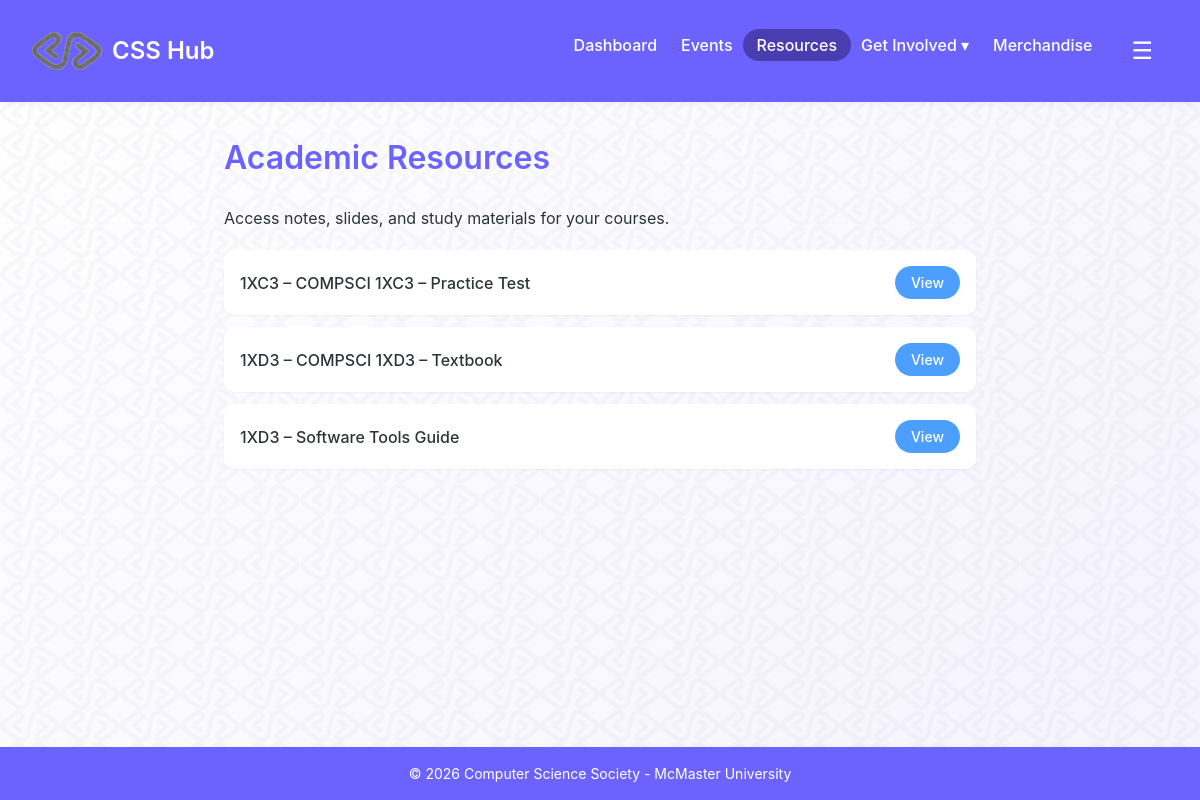
Screenshot of /css_hub/public/resources.php (signed in) with the database file from the repository.
### tables this page shows
CREATE TABLE
  `resources` (
    `resource_id` int (11) NOT NULL AUTO_INCREMENT,
    `resource_title` varchar(100) NOT NULL,
    `resource_type` varchar(50) DEFAULT NULL,
    `resource_description` text DEFAULT NULL,
    `file_link` varchar(255) DEFAULT NULL,
    `course_code` varchar(20) DEFAULT NULL,
    `upload_date` date DEFAULT NULL,
    PRIMARY KEY (`resource_id`)
  );

### css_hub/public/resources.php (the view, shortened to what this page needs)
<?php
require_once '../includes/db.php';
require_once '../includes/header.php';
$stmt = $pdo->query("SELECT resource_id, resource_title, course_code, file_link FROM resources ORDER BY course_code, resource_title");
$resources = $stmt->fetchAll(PDO::FETCH_ASSOC);
?>
<h1>Academic Resources</h1>
<p>Access notes, slides, and study materials for your courses.</p>
<ul class="resource-list" id="resource-list">
    <?php foreach ($resources as $res): ?>
        <li data-resource-id="<?= $res['resource_id'] ?>">
            <span class="resource-title">
                <?= htmlspecialchars($res['course_code']) ?> – <?= htmlspecialchars($res['resource_title']) ?>
            </span>
            <a href="#" class="resource-link" data-file-link="<?= htmlspecialchars($res['file_link']) ?>">View</a>
        </li>
    <?php endforeach; ?>
</ul>
<?php require_once '../includes/footer.php'; ?>

### css_hub/css/style.css (style rules this page uses)
:root { --purple: #6c63ff; --blue: #4d9fff; --white: #ffffff; --light-gray: #f8f9fa; --dark-gray: #2d3436; }
* { margin: 0; padding: 0; box-sizing: border-box; }
body { font-family: 'Inter', -apple-system, BlinkMacSystemFont, 'Segoe UI', Roboto, sans-serif; background: var(--light-gray); color: var(--dark-gray); line-height: 1.5; display: flex; flex-direction: column; min-height: 100vh; position: relative; background: linear-gradient(135deg, #ffffff 0%, #f5f3ff 100% ); }
body::before { content: ""; position: fixed; inset: 0; background-image: url('/css_hub/css_hub/images/pattern.png'); background-repeat: repeat; background-size: 60px; opacity: 0.04; pointer-events: none; z-index: -1; }
h1 { font-size: 32px; font-weight: 600; margin-bottom: 24px; color: var(--purple); }
.resource-list { list-style: none; padding: 0; margin-top: 20px; }
.resource-list li { background: white; padding: 16px; margin-bottom: 12px; border-radius: 10px; display: flex; justify-content: space-between; align-items: center; box-shadow: 0 1px 2px rgba(0, 0, 0, 0.05); transition: transform 0.1s; }
.resource-title { font-weight: 500; }
.resource-link { background: var(--blue); color: white; text-decoration: none; padding: 6px 16px; border-radius: 20px; font-size: 14px; font-weight: 500; transition: background 0.2s; }

### rows the page displays
resources: course_code "1XC3", resource_title "COMPSCI 1XC3 – Practice Test"
resources: course_code "1XD3", resource_title "COMPSCI 1XD3 – Textbook"
resources: course_code "1XD3", resource_title "Software Tools Guide"
